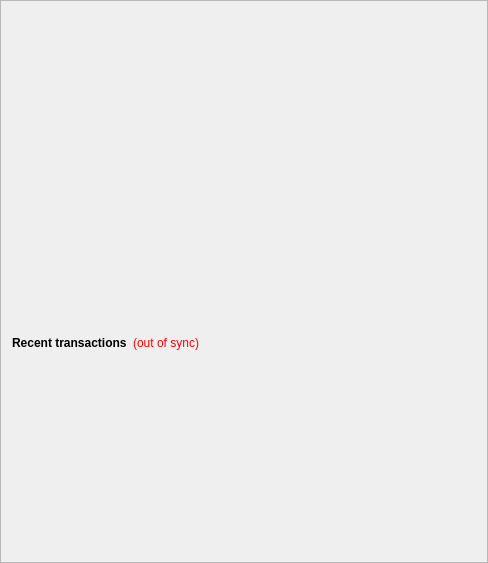
        <widget class="QFrame" name="frame_2">
         <property name="frameShape">
          <enum>QFrame::StyledPanel</enum>
         </property>
         <property name="frameShadow">
          <enum>QFrame::Raised</enum>
         </property>
         <layout class="QVBoxLayout" name="verticalLayout">
          <item>
           <spacer name="verticalSpacer_3">
            <property name="orientation">
             <enum>Qt::Vertical</enum>
            </property>
            <property name="sizeType">
             <enum>QSizePolicy::Fixed</enum>
            </property>
            <property name="sizeHint" stdset="0">
             <size>
              <width>20</width>
              <height>75</height>
             </size>
            </property>
           </spacer>
          </item>
          <item>
           <widget class="QLabel" name="labelOverviewHeaderRight">
            <property name="minimumSize">
             <size>
              <width>464</width>
              <height>240</height>
             </size>
            </property>
            <property name="maximumSize">
             <size>
              <width>16777215</width>
              <height>240</height>
             </size>
            </property>
            <property name="alignment">
             <set>Qt::AlignCenter</set>
            </property>
            <property name="margin">
             <number>5</number>
            </property>
           </widget>
          </item>
          <item>
           <layout class="QHBoxLayout" name="horizontalLayout_2">
            <item>
             <widget class="QLabel" name="label_4">
              <property name="font">
               <font>
                <weight>75</weight>
                <bold>true</bold>
               </font>
              </property>
              <property name="text">
               <string>Recent transactions</string>
              </property>
             </widget>
            </item>
            <item>
             <widget class="QLabel" name="labelTransactionsStatus">
              <property name="cursor">
               <cursorShape>WhatsThisCursor</cursorShape>
              </property>
              <property name="toolTip">
               <string>The displayed information may be out of date. Your wallet automatically synchronizes with the Delion network after a connection is established, but this process has not completed yet.</string>
              </property>
              <property name="styleSheet">
               <string notr="true">QLabel { color: red; }</string>
              </property>
              <property name="text">
               <string notr="true">(out of sync)</string>
              </property>
              <property name="alignment">
               <set>Qt::AlignRight|Qt::AlignTrailing|Qt::AlignVCenter</set>
              </property>
             </widget>
            </item>
            <item>
             <spacer name="horizontalSpacer">
              <property name="orientation">
               <enum>Qt::Horizontal</enum>
              </property>
              <property name="sizeHint" stdset="0">
               <size>
                <width>40</width>
                <height>20</height>
               </size>
              </property>
             </spacer>
            </item>
           </layout>
          </item>
          <item>
           <widget class="QListView" name="listTransactions">
            <property name="styleSheet">
             <string notr="true">QListView { background: transparent; }</string>
            </property>
            <property name="frameShape">
             <enum>QFrame::NoFrame</enum>
            </property>
            <property name="verticalScrollBarPolicy">
             <enum>Qt::ScrollBarAlwaysOff</enum>
            </property>
            <property name="horizontalScrollBarPolicy">
             <enum>Qt::ScrollBarAlwaysOff</enum>
            </property>
            <property name="selectionMode">
             <enum>QAbstractItemView::NoSelection</enum>
            </property>
           </widget>
          </item>
         </layout>
        </widget>
